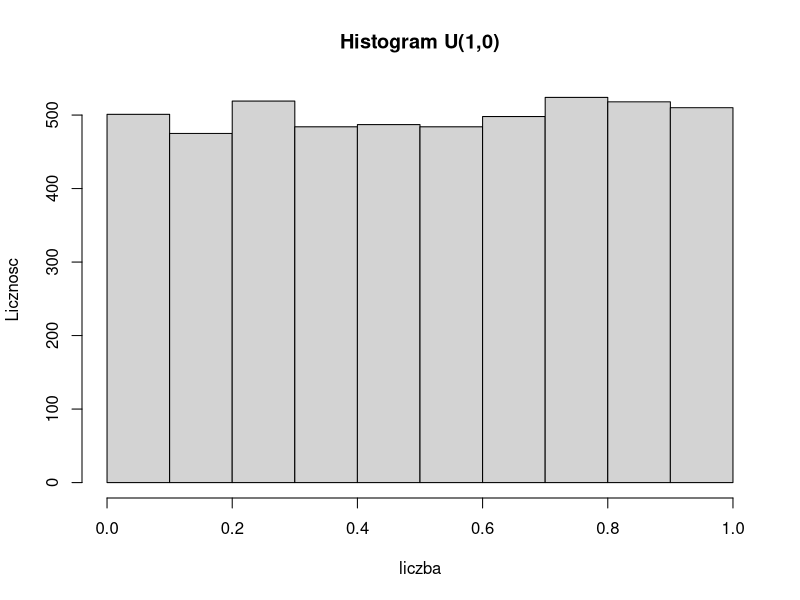
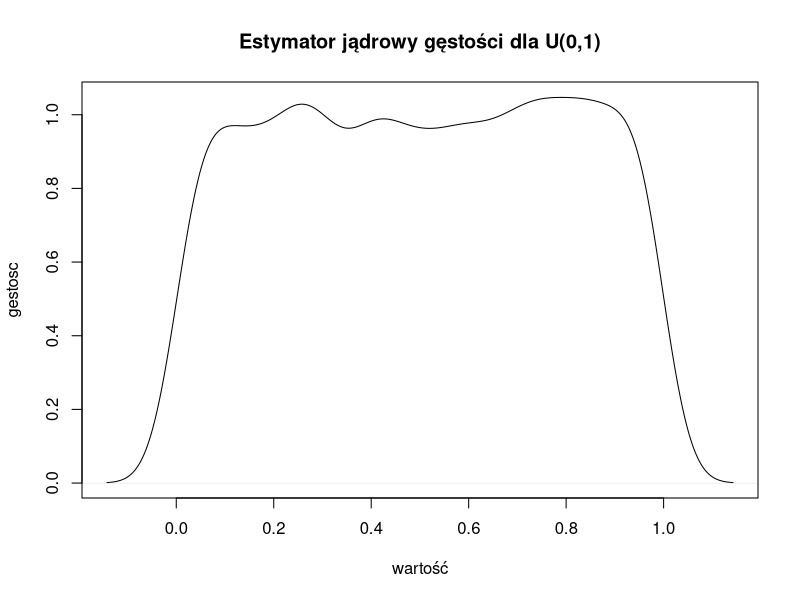
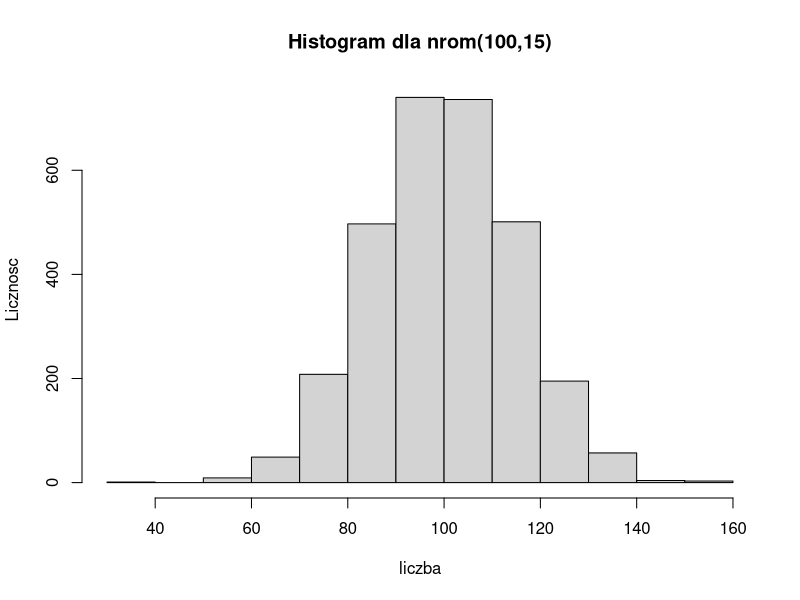
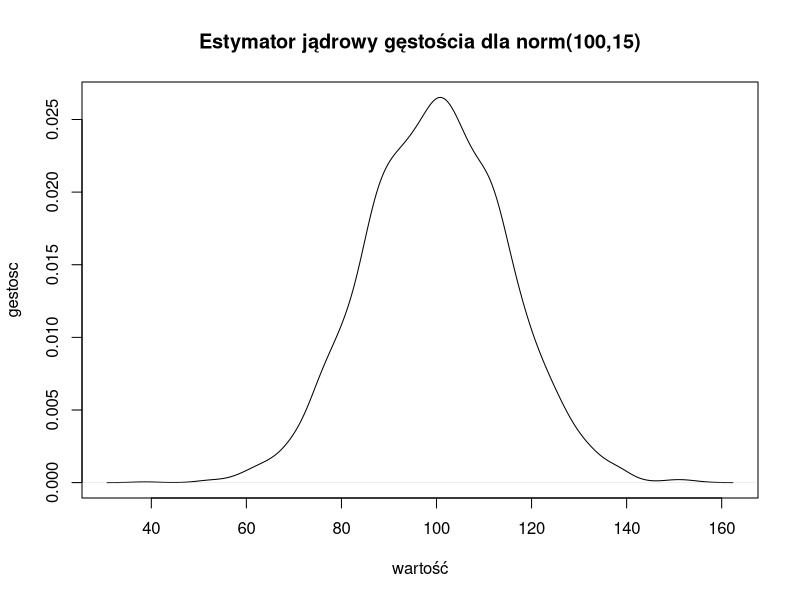

These charts were generated, in order, by the following R code:
#1.	Korzystając z generatora liczb pseudolosowych z odpowiedniego rozkładu w R, wylosować
#a)	5 000 realizacji z rozkładu jednostajnego na przedziale [0,1]
#b)	3 000 realizacji z rozkładu normalnego o średniej 100 oraz odchyleniu standardowym 15.
#c)	[Nowe struktury danych – obiekt] W obu przypadkach wyznaczyć estymator gęstości rozkładu za pomocą 
#i) histogramu (polecenie „hist”), ii) estymatora jądrowego (polecenie „density” – tworzy odpowiedni obiekt). 

#Dla każdego z powyższych podpunktów proszę wygenerować wykres, np. histogram.

#a
a <- runif(5000)
hist(a, main = "Histogram U(1,0)", xlab = "liczba", ylab = "Licznosc")
d1 <- density(a)
plot(d1, main = "Estymator jądrowy gęstości dla U(0,1)", xlab = "wartość", ylab = "gestosc" )


#b
b <- rnorm(3000, 100, 15)
hist(b, main = "Histogram dla nrom(100,15)", xlab = "liczba", ylab = "Licznosc")
d2<- density(b)
plot(d2, main = "Estymator jądrowy gęstościa dla norm(100,15)", xlab = "wartość", ylab = "gestosc")